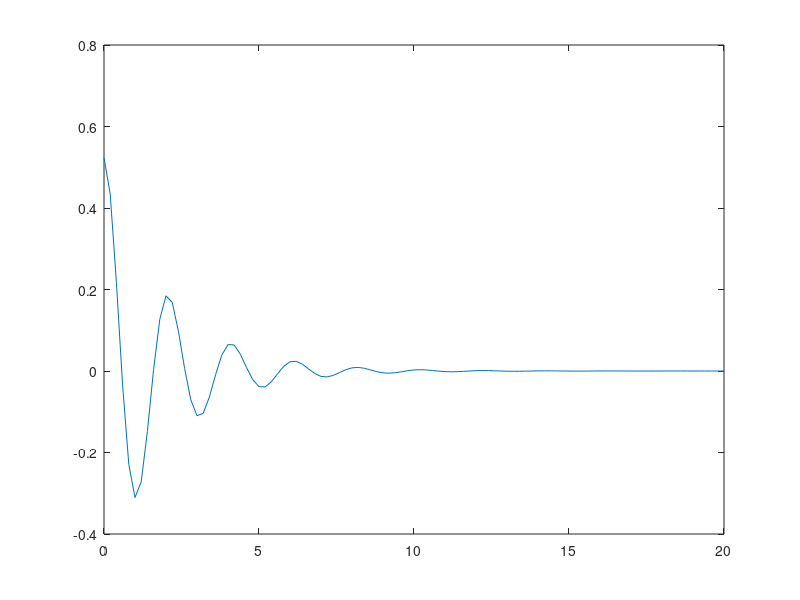

Recreate this plot in MATLAB.
% Initialise step-size variables
h = 0.2;
t = (0:h:20)';
N = length(t);

% Initialise vectors
x = zeros(N,1);    y = zeros(N,1); 
% Starting conditions
x(1) = pi/6;     y(1) = 0;   

% Initialise derivative functions
dx = @(t, x, y) y;                  % dx = x' = dx/dt
dy = @(t, x, y) -y - 9.81*sin(x);   % dy = y' = dy/dt


% Initialise K vectors
kx = zeros(1,4); % to store K values for x
ky = zeros(1,4); % to store K values for y

b = [1 2 2 1];   % RK4 coefficients

% Iterate, computing each K value in turn, then the i+1 step values
for i = 1:(N-1)        
    kx(1) = dx(t(i), x(i), y(i));
    ky(1) = dy(t(i), x(i), y(i));


    kx(2) = dx(t(i) + (h/2), x(i) + (h/2)*kx(1), y(i) + (h/2)*ky(1));
    ky(2) = dy(t(i) + (h/2), x(i) + (h/2)*kx(1), y(i) + (h/2)*ky(1));


    kx(3) = dx(t(i) + (h/2), x(i) + (h/2)*kx(2), y(i) + (h/2)*ky(2));
    ky(3) = dy(t(i) + (h/2), x(i) + (h/2)*kx(2), y(i) + (h/2)*ky(2));


    kx(4) = dx(t(i) + h, x(i) + h*kx(3), y(i) + h*ky(3));
    ky(4) = dy(t(i) + h, x(i) + h*kx(3), y(i) + h*ky(3));


    x(i+1) = x(i) + (h/6)*sum(b.*kx);       
    y(i+1) = y(i) + (h/6)*sum(b.*ky);       
     
end    

% Group together in one solution matrix
txy = [t,x,y]

plot(t, x);


